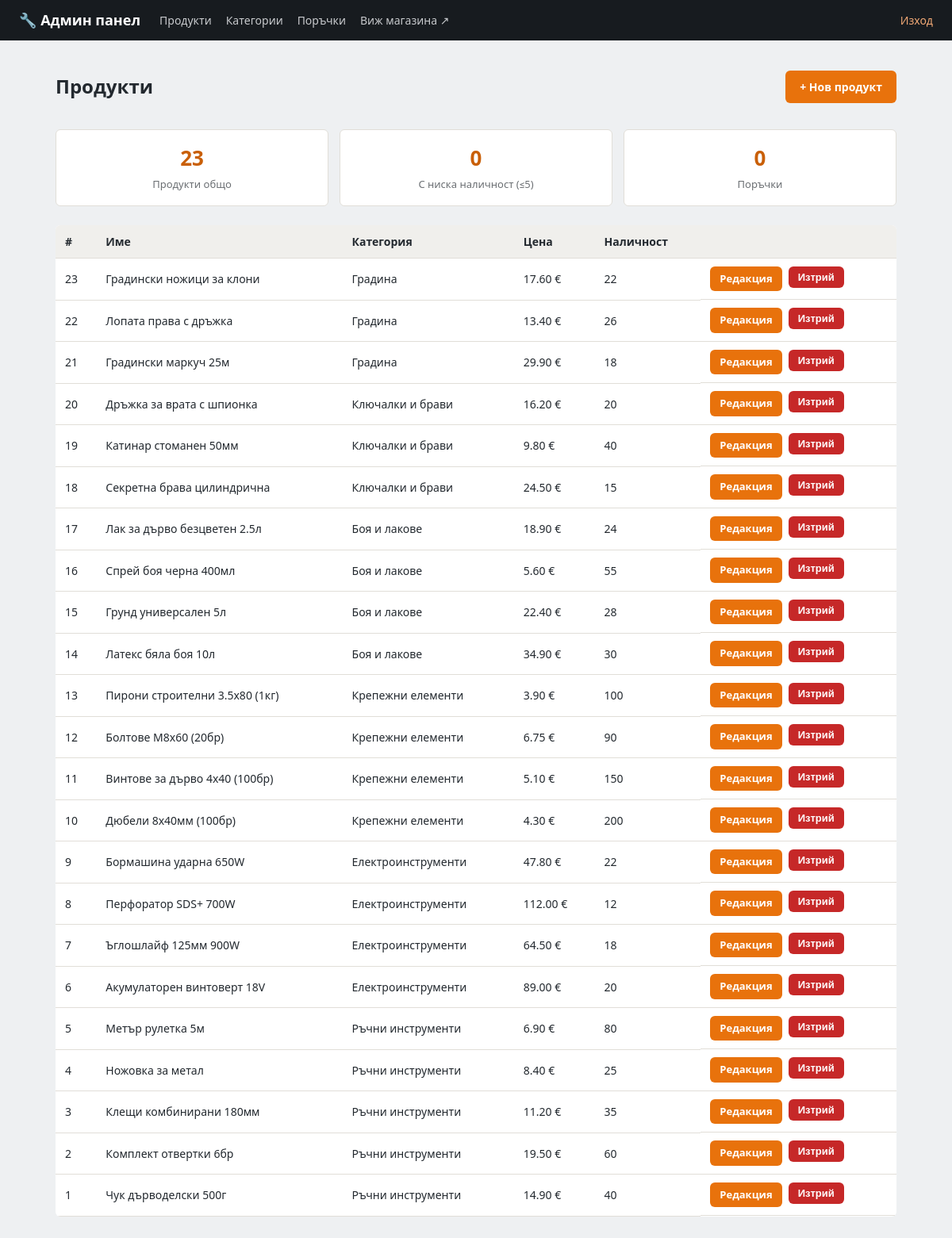
Before: /admin (signed in) with the older database file.
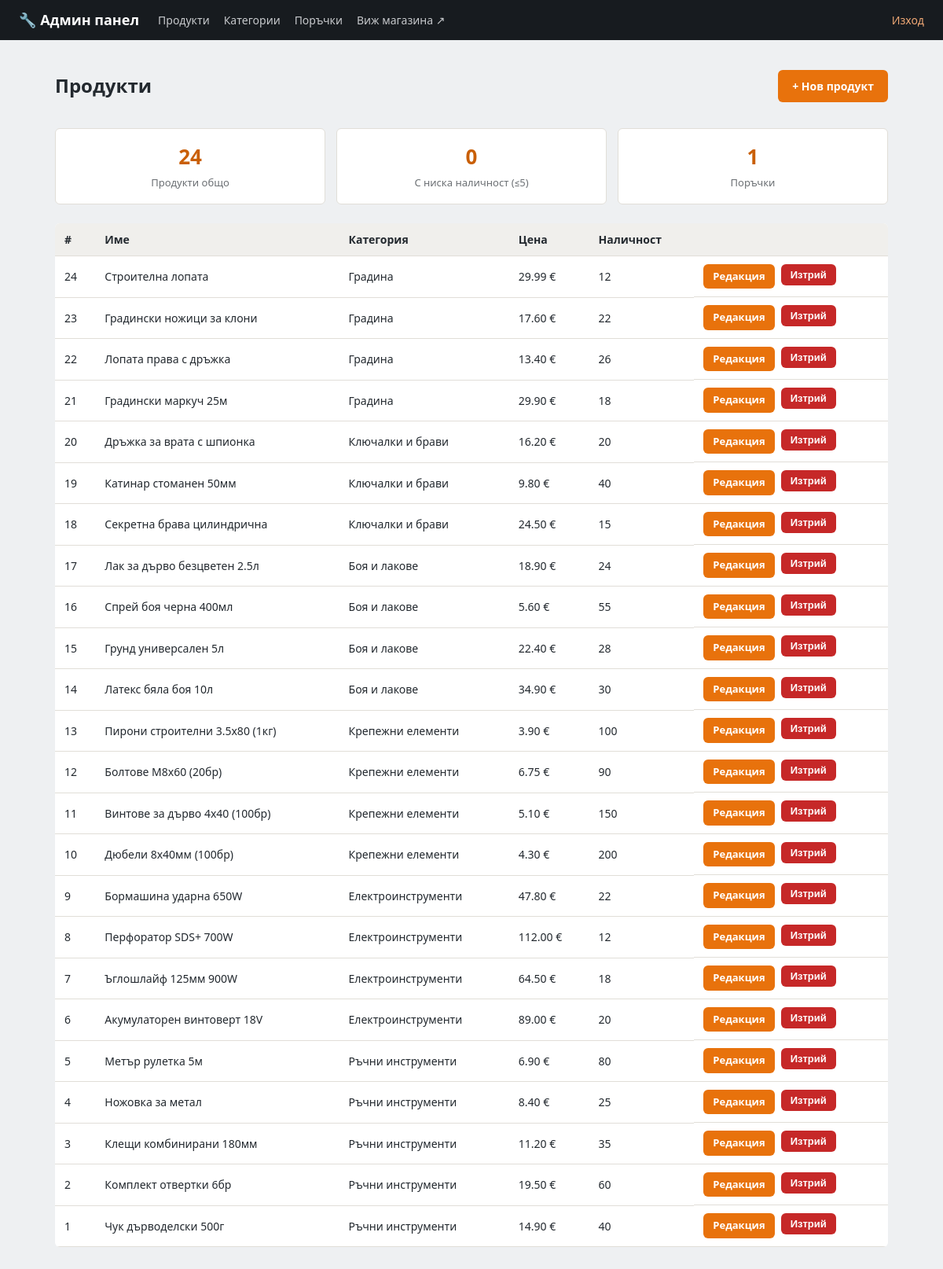
After: the same page with the newer database file.
### models.py (models this page shows, shortened)
class Product(db.Model):
    __tablename__ = 'products'
    id = db.Column(db.Integer, primary_key=True)
    name = db.Column(db.String(200), nullable=False)
    description = db.Column(db.Text, default='')
    price = db.Column(db.Float, nullable=False)
    stock = db.Column(db.Integer, default=0)
    image_url = db.Column(db.String(300), default='')
    category_id = db.Column(db.Integer, db.ForeignKey('categories.id'), nullable=False)

class Category(db.Model):
    __tablename__ = 'categories'
    id = db.Column(db.Integer, primary_key=True)
    name = db.Column(db.String(100), nullable=False, unique=True)
    products = db.relationship('Product', backref='category', lazy=True)

### app.py (the view)
@app.route('/admin')
@admin_required
def admin_dashboard():
    products = Product.query.order_by(Product.id.desc()).all()
    low_stock_count = Product.query.filter(Product.stock <= 5).count()
    orders_count = Order.query.count()
    new_orders_count = Order.query.filter_by(status='нова').count()
    return render_template('admin/dashboard.html', products=products,
                            low_stock_count=low_stock_count, orders_count=orders_count,
                            new_orders_count=new_orders_count)

### app.py (called while the page is built)
@app.context_processor
def inject_whatsapp_number():
    return {'whatsapp_number': app.config['WHATSAPP_NUMBER']}

def admin_required(view_func):
    @wraps(view_func)
    def wrapper(*args, **kwargs):
        if not session.get('is_admin'):
            flash('Моля, влезте в системата.', 'error')
            return redirect(url_for('admin_login', next=request.path))
        return view_func(*args, **kwargs)
    return wrapper

### templates/admin/dashboard.html (shortened to what this page needs)
{% extends 'admin/base.html' %}
{% block content %}
<div class="admin-header-row">
    <h1 class="page-title">Продукти</h1>
    <a href="{{ url_for('admin_product_new') }}" class="btn">+ Нов продукт</a>
</div>
<div class="admin-stats">
    <div class="stat-card">
        <div class="stat-number">{{ products|length }}</div>
        <div class="stat-label">Продукти общо</div>
    </div>
    <div class="stat-card {% if low_stock_count %}stat-warning{% endif %}">
        <div class="stat-number">{{ low_stock_count }}</div>
        <div class="stat-label">С ниска наличност (≤5)</div>
    </div>
    <a href="{{ url_for('admin_orders') }}" class="stat-card stat-link {% if new_orders_count %}stat-warning{% endif %}">
        <div class="stat-number">{{ orders_count }}</div>
        <div class="stat-label">Поръчки{% if new_orders_count %} · {{ new_orders_count }} нови{% endif %}</div>
    </a>
</div>
{% if products %}
<table class="admin-table">
    <thead>
        <tr>
            <th>#</th>
            <th>Име</th>
            <th>Категория</th>
            <th>Цена</th>
            <th>Наличност</th>
            <th></th>
        </tr>
    </thead>
    <tbody>
        {% for p in products %}
        <tr>
            <td>{{ p.id }}</td>
            <td>{{ p.name }}</td>
            <td>{{ p.category.name }}</td>
            <td>{{ '%.2f'|format(p.price) }} €</td>
            <td class="{% if p.stock <= 5 %}stock-low{% endif %}">{{ p.stock }}</td>
            <td class="admin-actions">
                <a href="{{ url_for('admin_product_edit', product_id=p.id) }}" class="btn btn-small">Редакция</a>
                <form action="{{ url_for('admin_product_delete', product_id=p.id) }}" method="post"
                      onsubmit="return confirm('Изтриване на \'{{ p.name }}\'?');">
                    <button type="submit" class="btn btn-small btn-danger">Изтрий</button>
                </form>
            </td>
        </tr>
        {% endfor %}
    </tbody>
</table>
{% else %}
<p class="empty-msg">Все още няма продукти. <a href="{{ url_for('admin_product_new') }}">Добавете първия</a>.</p>
{% endif %}
{% endblock %}

Changed rows visible on the page:
added Product: id "24", name "Строителна лопата", category.name "Градина", price "29.99", stock "12"
Other visible differences:
{{ products|length }}: "23" → "24"
{{ orders_count }}: "0" → "1"
